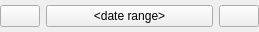
<?xml version="1.0" encoding="UTF-8"?>
<ui version="4.0">
 <class>DateRangeSelectorView</class>
 <widget class="QWidget" name="DateRangeSelectorView">
  <property name="geometry">
   <rect>
    <x>0</x>
    <y>0</y>
    <width>259</width>
    <height>32</height>
   </rect>
  </property>
  <layout class="QHBoxLayout" name="horizontalLayout" stretch="0,1,0">
   <property name="margin">
    <number>0</number>
   </property>
   <item>
    <widget class="QPushButton" name="prevButton">
     <property name="text">
      <string/>
     </property>
     <property name="icon">
      <iconset resource="../mg.qrc">
       <normaloff>:/nav_left_9</normaloff>:/nav_left_9</iconset>
     </property>
    </widget>
   </item>
   <item>
    <widget class="QPushButton" name="typeButton">
     <property name="sizePolicy">
      <sizepolicy hsizetype="Minimum" vsizetype="Fixed">
       <horstretch>0</horstretch>
       <verstretch>0</verstretch>
      </sizepolicy>
     </property>
     <property name="minimumSize">
      <size>
       <width>0</width>
       <height>0</height>
      </size>
     </property>
     <property name="maximumSize">
      <size>
       <width>16777215</width>
       <height>16777215</height>
      </size>
     </property>
     <property name="text">
      <string>&lt;date range&gt;</string>
     </property>
     <property name="iconSize">
      <size>
       <width>6</width>
       <height>6</height>
      </size>
     </property>
    </widget>
   </item>
   <item>
    <widget class="QPushButton" name="nextButton">
     <property name="text">
      <string/>
     </property>
     <property name="icon">
      <iconset resource="../mg.qrc">
       <normaloff>:/nav_right_9</normaloff>:/nav_right_9</iconset>
     </property>
    </widget>
   </item>
  </layout>
 </widget>
 <resources>
  <include location="../mg.qrc"/>
 </resources>
 <connections/>
</ui>
